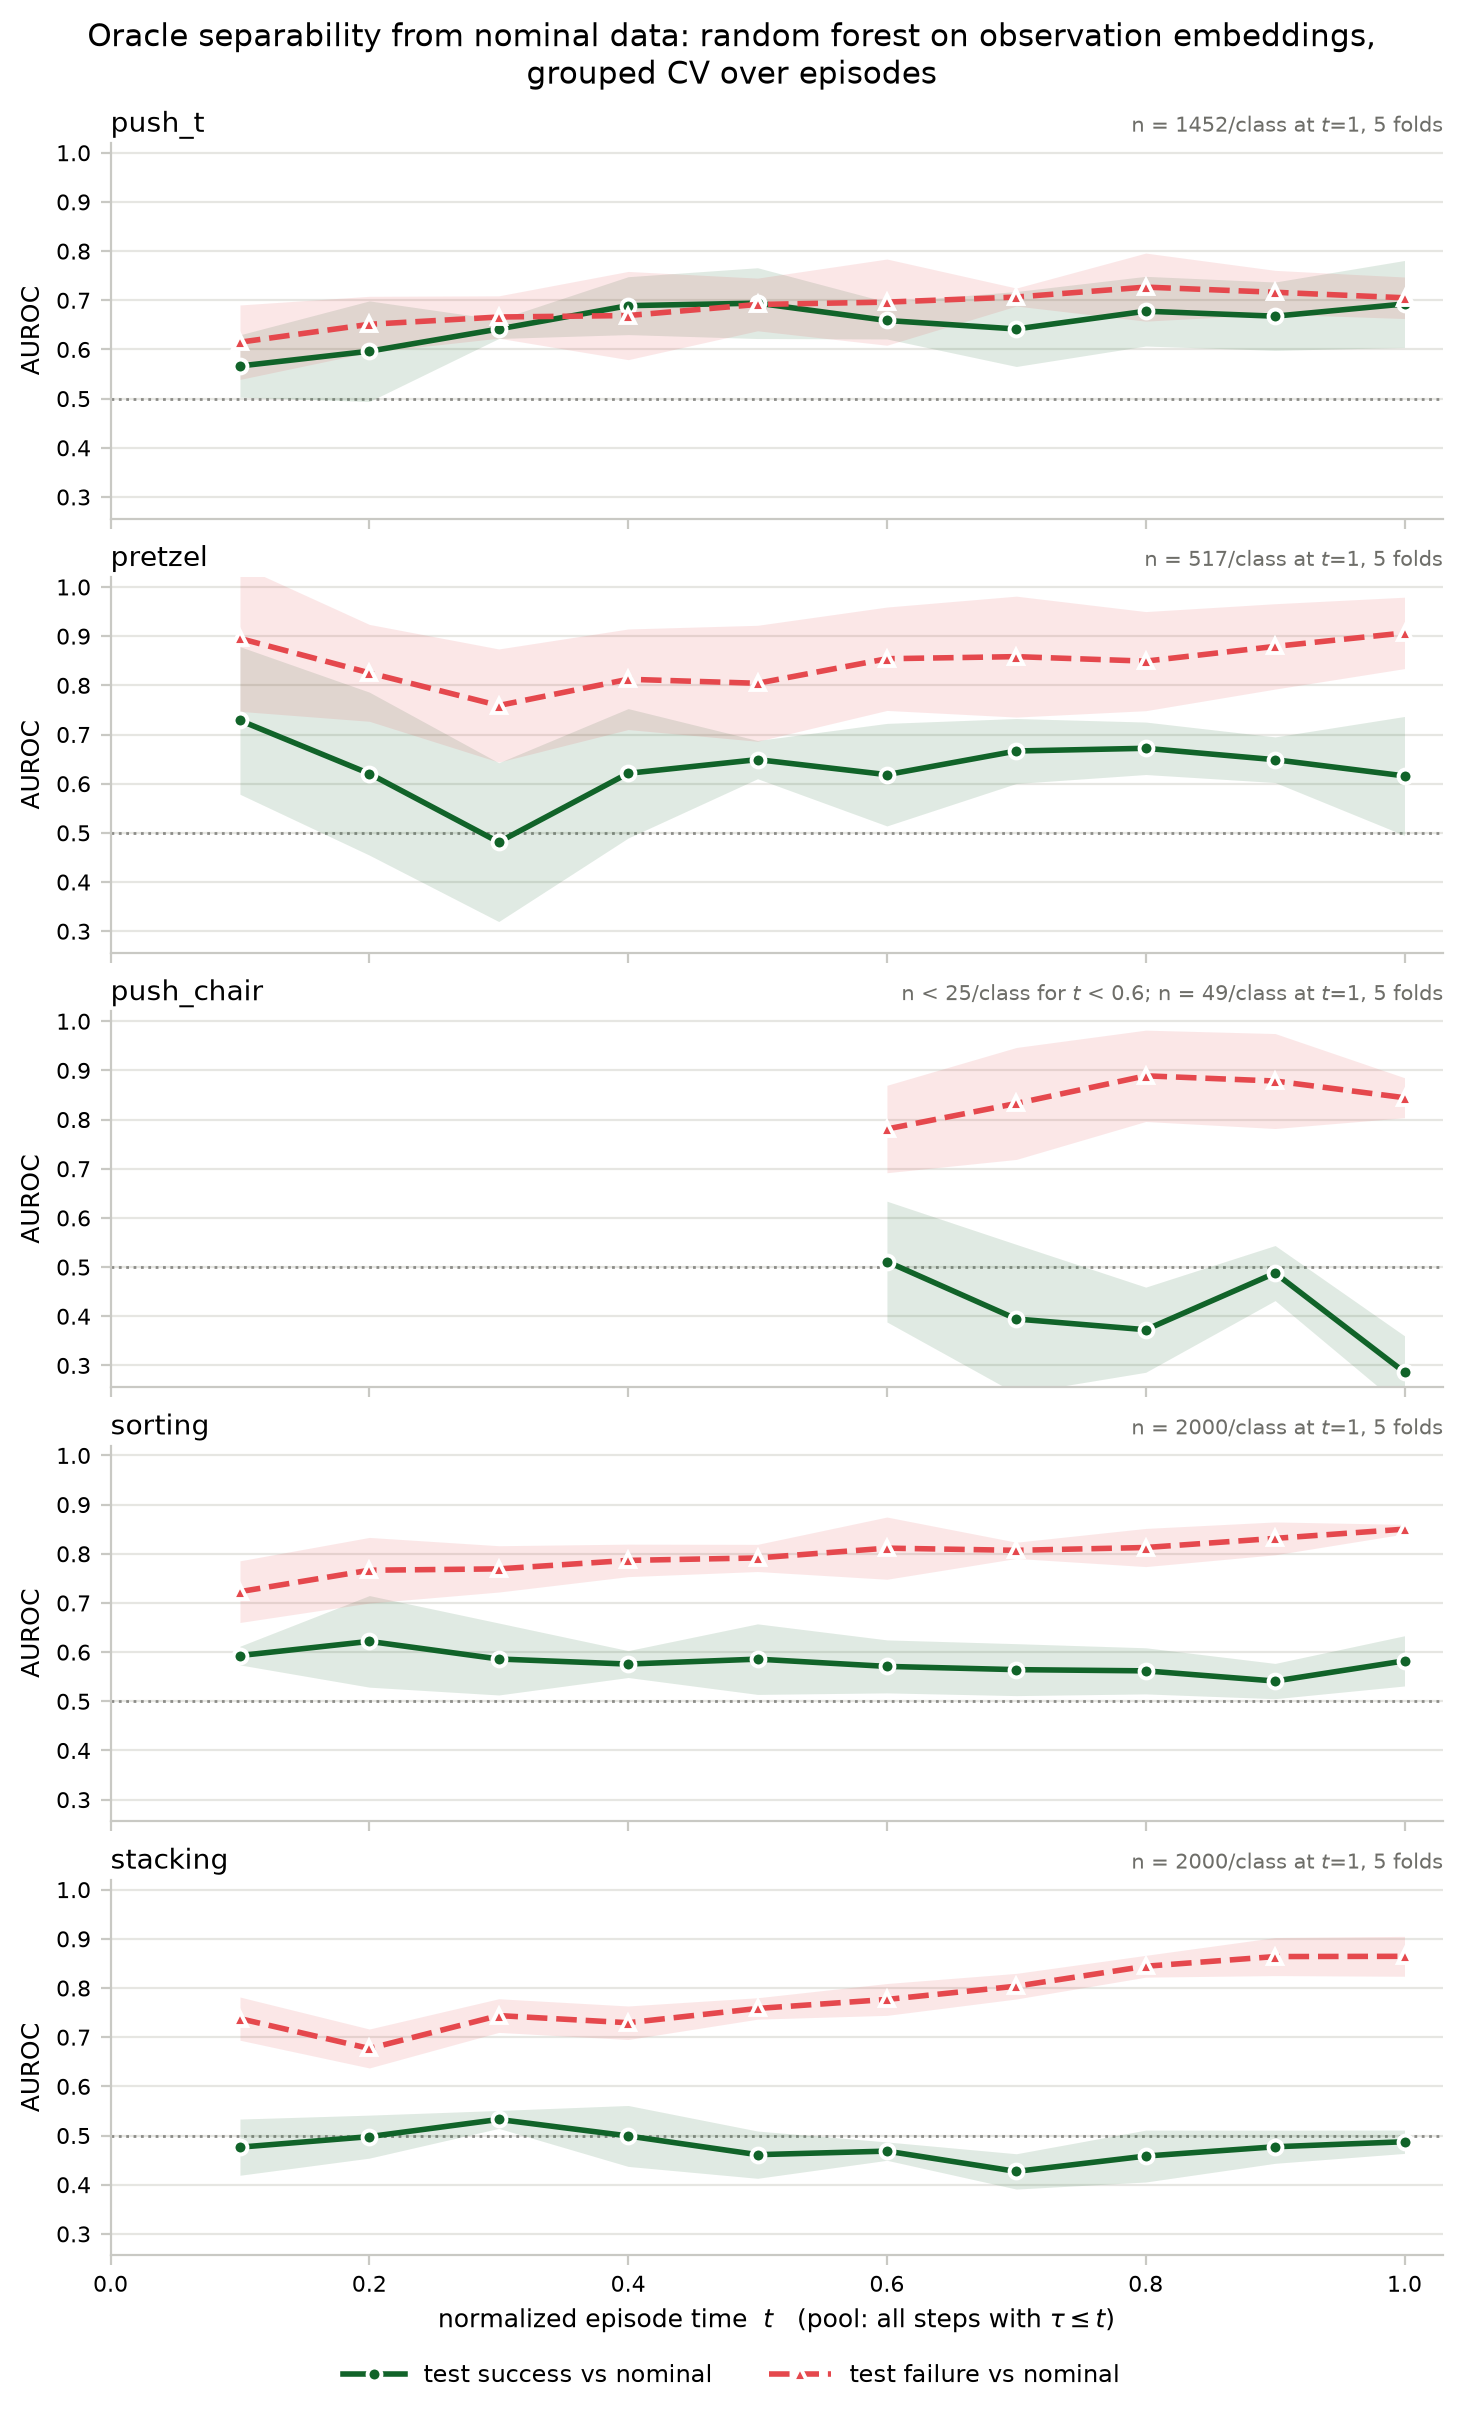

Source code (Python):
"""How separable are FIPER's test episodes from its nominal data? -- ``specs/experiments/separability.md``.

The question
------------
Our kern_cd family (``specs/methods.md``) barely moves the FIPER numbers. That is either a
weakness of the methods or a property of the benchmark. This script measures the second:
it hands a classifier the success/failure labels that the benchmark withholds, and asks how
well an *oracle* two-sample test can tell FIPER's nominal (calibration) data from its test
episodes. FIPER itself is the one-class version of exactly this problem, so a supervised
AUROC near chance is a ceiling on what any one-class method could achieve.

Two comparisons per task, both against the same nominal pool:

* nominal vs **test success** episodes (green) -- the distribution shift the benchmark does
  *not* want flagged (policy rollouts that worked, drawn from a later/held-out pass).
* nominal vs **test failure** episodes (red) -- the shift it *does* want flagged.

The gap between the two lines is the signal available to a failure detector. Where the lines
sit on top of each other, no score computed from observation embeddings can separate failure
from success, however it is calibrated -- and where both sit near 1.0, the classifier is
picking up a nominal-vs-test shift that has nothing to do with failure.

Design
------
* **Features**: observation embeddings only, raw (``configs/eval/base.yaml`` sets
  ``normalize_tensors.obs_embeddings: False``, and ``specs/methods.md`` keeps that default).
* **Time axis**: normalized time ``tau = (i+1)/T`` within an episode. At each grid point
  ``t`` the model trains on the *pool of all steps with ``tau <= t``* -- steps, not episodes,
  so that the strong episode-length confound (failures run ~2x longer) cannot leak in
  through the label. ``--binned`` switches the pool to just the steps inside ``(t-dt, t]``,
  which trades sample size for a sharper read on where the two curves diverge.
* **Score**: AUROC of a random forest, cross-validated **over episodes**
  (``StratifiedGroupKFold`` on the episode id), so no fold ever scores a step whose
  near-duplicate neighbours it was trained on. The plotted value is the AUROC of the pooled
  out-of-fold probabilities; the band is +/-1 std of the per-fold AUROCs.
* **Balance**: at each ``(task, t)`` all pools -- nominal, success, failure -- are subsampled
  to one common size, so the green and red numbers are computed at the same n and the same
  50/50 class balance and are directly comparable to each other and across time.

Push T's calibration split contains 29 failed rollouts out of 50 and they are kept here (the
spec says to ignore that contamination); the printed report quotes the count so its effect on
push_t can be judged.

Cost
----
Observation embeddings only, so no action tensors are built and the whole dataset for the
biggest task loads in ~3 s. The pools are capped at ``--max-per-class`` steps, which bounds
every forest fit regardless of task size.

Running it
----------
    python my_experiments/separability/separability.py                 # all 5 tasks -> separability.{png,pdf}
    python my_experiments/separability/separability.py --tasks push_t  # one task
    python my_experiments/separability/separability.py --binned        # per-bin pools instead of cumulative
    python my_experiments/separability/separability.py --null-control  # + nominal-vs-nominal chance check
    python my_experiments/separability/separability.py --plot-only     # redraw from the cache

Per-task grids are cached as CSVs under ``my_experiments/separability/cache/`` and reused;
``--force`` re-runs. Nothing outside ``my_experiments/`` is written.
"""

from __future__ import annotations

import argparse
import os
import pathlib
import sys
import time

HERE = pathlib.Path(__file__).resolve().parent
ROOT_DIR = str(HERE.parent.parent)
if ROOT_DIR not in sys.path:
    sys.path.insert(0, ROOT_DIR)
os.chdir(ROOT_DIR)

import matplotlib  # noqa: E402

matplotlib.use("Agg")

import matplotlib.pyplot as plt  # noqa: E402
import numpy as np  # noqa: E402
import pandas as pd  # noqa: E402
from sklearn.ensemble import RandomForestClassifier  # noqa: E402
from sklearn.metrics import roc_auc_score  # noqa: E402
from sklearn.model_selection import StratifiedGroupKFold  # noqa: E402

from my_methods.run import ALL_TASKS  # noqa: E402
from shared_utils.hydra_utils import load_config  # noqa: E402
from tasks import TaskManager  # noqa: E402

CACHE_DIR = HERE / "cache"
OUT_STEM = HERE / "separability"

#: The two comparisons, in plot order. Key -> (label, colour, linestyle, marker).
#: Green/red is the spec's choice and is a status encoding (success/failure), but the pair
#: sits in the 6-8 CVD floor band, so identity is carried a second time by the line style
#: and the marker as well as by the legend.
SERIES = {
    "success": ("test success vs nominal", "#116329", "-", "o"),
    "failure": ("test failure vs nominal", "#e5484d", "--", "^"),
}

#: Below this many steps per class the AUROC is noise, so it is reported as NaN and left
#: out of the line rather than drawn as a wild excursion. push_chair (3-7 step episodes,
#: 49 nominal steps in total) is the task this exists for.
MIN_PER_CLASS = 25


# --------------------------------------------------------------------------------- data
def load_task(task: str):
    """Raw observation embeddings + the episode index for one task.

    Returns ``(X, starts, ends, calib_mask, test_mask, success_mask)`` where ``X`` is the
    ``[N_steps, d_obs]`` float32 matrix of every step in the task, in dataset order, and the
    masks are per *episode*. Reading ``ds.data`` directly rather than going through
    ``get_subset`` keeps the row indices global, which is what the pooling below needs.
    """
    cfg = load_config("task", task, return_only_subdict=False)
    manager = TaskManager(
        cfg,
        task,
        os.path.join(ROOT_DIR, "configs"),
        os.path.join(ROOT_DIR, "data", task),
        required_tensors=["obs_embeddings"],
        optional_tensors=[],
        device="cpu",
    )
    # load_dataset_if_exists=False for the reason given in my_methods/run.py: the cached
    # processed_rollouts/*.pt load path is broken upstream. Re-converting is ~0.1-4 s here,
    # since obs_embeddings is the only tensor requested.
    ds = manager.get_rollout_dataset(load_dataset_if_exists=False)
    md = ds.data["metadata"]
    X = np.asarray(ds.data["obs_embeddings"], dtype=np.float32)
    return (
        X,
        np.asarray(md["episode_start_indices"], dtype=int),
        np.asarray(md["episode_end_indices"], dtype=int),
        np.asarray(md["calibration_rollout_labels"], dtype=bool),
        np.asarray(md["test_rollout_labels"], dtype=bool),
        np.asarray(md["successful_rollout_labels"], dtype=bool),
    )


def step_table(starts: np.ndarray, ends: np.ndarray, keep: np.ndarray) -> dict:
    """Flatten the episodes selected by ``keep`` into a per-step table.

    Returns ``{"row", "ep", "tau", "lengths", "ep_ids"}``: the global row index of each step,
    the episode it belongs to (the CV group), its normalized time ``(i+1)/T``, and the
    episode lengths. One entry per step, in dataset order.
    """
    ep_ids = np.where(keep)[0]
    rows, eps, taus, lengths = [], [], [], []
    for e in ep_ids:
        s, f = int(starts[e]), int(ends[e])
        n = f - s
        if n <= 0:
            continue
        rows.append(np.arange(s, f))
        eps.append(np.full(n, e))
        taus.append((np.arange(n) + 1) / n)
        lengths.append(n)
    if not rows:
        return {"row": np.zeros(0, int), "ep": np.zeros(0, int), "tau": np.zeros(0),
                "lengths": np.zeros(0, int), "ep_ids": ep_ids}
    return {
        "row": np.concatenate(rows),
        "ep": np.concatenate(eps),
        "tau": np.concatenate(taus),
        "lengths": np.asarray(lengths, dtype=int),
        "ep_ids": ep_ids,
    }


def pool_mask(tab: dict, t: float, dt: float, binned: bool) -> np.ndarray:
    """Steps of ``tab`` that belong to the pool at normalized time ``t``."""
    if binned:
        return (tab["tau"] > t - dt) & (tab["tau"] <= t + 1e-12)
    return tab["tau"] <= t + 1e-12


# ---------------------------------------------------------------------------- the score
def cv_auroc(X: np.ndarray, y: np.ndarray, groups: np.ndarray, folds: int, trees: int,
             seed: int) -> tuple[float, float, float, int]:
    """Grouped-CV AUROC of a random forest.

    Returns ``(auroc_oof, fold_mean, fold_std, n_splits)``. ``auroc_oof`` -- the AUROC of the
    concatenated out-of-fold probabilities -- is the plotted number; it uses every point once
    and does not degenerate when a fold happens to hold few episodes. The per-fold spread is
    kept for the uncertainty band.

    The split is ``StratifiedGroupKFold`` over episode ids: consecutive steps of one episode
    are near-duplicates, so a step-level split would let the model memorise a neighbour of
    every test point and report a separability that is not there.
    """
    n_splits = int(min(folds, np.unique(groups[y == 0]).size, np.unique(groups[y == 1]).size))
    if n_splits < 2:
        return np.nan, np.nan, np.nan, n_splits

    oof = np.full(len(y), np.nan)
    per_fold = []
    splitter = StratifiedGroupKFold(n_splits=n_splits, shuffle=True, random_state=seed)
    for k, (tr, te) in enumerate(splitter.split(X, y, groups)):
        clf = RandomForestClassifier(
            n_estimators=trees,
            n_jobs=-1,
            random_state=seed + k,
            class_weight="balanced",
        )
        clf.fit(X[tr], y[tr])
        oof[te] = clf.predict_proba(X[te])[:, 1]
        if np.unique(y[te]).size == 2:
            per_fold.append(roc_auc_score(y[te], oof[te]))

    auroc = roc_auc_score(y, oof) if np.unique(y).size == 2 else np.nan
    fold_mean = float(np.mean(per_fold)) if per_fold else np.nan
    fold_std = float(np.std(per_fold)) if len(per_fold) > 1 else np.nan
    return float(auroc), fold_mean, fold_std, n_splits


def balanced_draw(tabs: list[dict], masks: list[np.ndarray], cap: int,
                  rng: np.random.Generator) -> tuple[list[np.ndarray], int]:
    """Subsample every pool to one common size, drawing steps (not whole episodes).

    A common ``n`` across the nominal, success and failure pools is what makes the two
    AUROCs comparable: same sample size, same 50/50 balance, so a difference between the
    green and the red curve cannot be an artefact of one pool being larger. Steps are drawn
    individually so the surviving sample still spans as many episodes as possible, which the
    grouped CV needs.
    """
    n = min(cap, *[int(m.sum()) for m in masks])
    out = []
    for tab, mask in zip(tabs, masks):
        idx = np.where(mask)[0]
        if len(idx) > n:
            idx = rng.choice(idx, n, replace=False)
        out.append(idx)
    return out, n


def two_sample(X: np.ndarray, a_tab: dict, a_idx: np.ndarray, b_tab: dict, b_idx: np.ndarray,
               folds: int, trees: int, seed: int) -> dict:
    """One grouped-CV AUROC for pool ``a`` (class 0) against pool ``b`` (class 1)."""
    rows = np.concatenate([a_tab["row"][a_idx], b_tab["row"][b_idx]])
    groups = np.concatenate([a_tab["ep"][a_idx], b_tab["ep"][b_idx]])
    y = np.concatenate([np.zeros(len(a_idx), int), np.ones(len(b_idx), int)])
    auroc, fold_mean, fold_std, n_splits = cv_auroc(X[rows], y, groups, folds, trees, seed)
    return {
        "auroc": auroc,
        "fold_mean": fold_mean,
        "fold_std": fold_std,
        "n_splits": n_splits,
        "n_per_class": len(a_idx),
        "n_ep_0": int(np.unique(groups[y == 0]).size),
        "n_ep_1": int(np.unique(groups[y == 1]).size),
    }


# ----------------------------------------------------------------------------- the sweep
def run_task(task: str, args) -> pd.DataFrame:
    """The full (time x comparison) AUROC grid for one task, with the shape report."""
    t0 = time.time()
    X, starts, ends, calib, test, success = load_task(task)
    tabs = {
        "nominal": step_table(starts, ends, calib),
        "success": step_table(starts, ends, test & success),
        "failure": step_table(starts, ends, test & ~success),
    }
    report_task(task, X, tabs, calib, success, time.time() - t0)

    grid = np.round(np.linspace(1.0 / args.grid, 1.0, args.grid), 6)
    dt = 1.0 / args.grid
    rng = np.random.default_rng(args.seed)

    rows = []
    for t in grid:
        masks = {k: pool_mask(tab, float(t), dt, args.binned) for k, tab in tabs.items()}
        (i_nom, i_suc, i_fail), n = balanced_draw(
            [tabs["nominal"], tabs["success"], tabs["failure"]],
            [masks["nominal"], masks["success"], masks["failure"]],
            args.max_per_class,
            rng,
        )
        for key, idx in (("success", i_suc), ("failure", i_fail)):
            row = {"Task": task, "t": float(t), "comparison": key,
                   "n_pool_nominal": int(masks["nominal"].sum()),
                   "n_pool_other": int(masks[key].sum())}
            if n < MIN_PER_CLASS:
                row.update(auroc=np.nan, fold_mean=np.nan, fold_std=np.nan, n_splits=0,
                           n_per_class=n, n_ep_0=0, n_ep_1=0)
            else:
                row.update(two_sample(X, tabs["nominal"], i_nom, tabs[key], idx,
                                      args.folds, args.trees, args.seed))
            rows.append(row)

        if args.null_control:
            rows.append(null_control(task, float(t), X, tabs["nominal"], i_nom, args))

    df = pd.DataFrame(rows)
    report_grid(task, df)
    return df


def null_control(task: str, t: float, X: np.ndarray, tab: dict, idx: np.ndarray, args) -> dict:
    """Nominal against nominal: the same pipeline where the answer must be chance.

    The nominal episodes are split in half *by episode* and relabelled. Anything the grouped
    CV reports above 0.5 here is pipeline bias (fold imbalance, forest overfitting a small
    pool), and is the level against which the two real curves should be read.
    """
    eps = np.unique(tab["ep"][idx])
    rng = np.random.default_rng(args.seed + 1)
    left = rng.choice(eps, len(eps) // 2, replace=False) if len(eps) > 1 else eps
    is_left = np.isin(tab["ep"][idx], left)
    a, b = idx[is_left], idx[~is_left]
    n = min(len(a), len(b))
    row = {"Task": task, "t": t, "comparison": "null_ctrl", "n_pool_nominal": len(a),
           "n_pool_other": len(b)}
    if n < MIN_PER_CLASS:
        row.update(auroc=np.nan, fold_mean=np.nan, fold_std=np.nan, n_splits=0,
                   n_per_class=n, n_ep_0=0, n_ep_1=0)
    else:
        row.update(two_sample(X, tab, a[:n], tab, b[:n], args.folds, args.trees, args.seed))
    return row


# --------------------------------------------------------------------------- the reports
def report_task(task: str, X: np.ndarray, tabs: dict, calib: np.ndarray, success: np.ndarray,
                load_s: float) -> None:
    """Shapes and summary stats of everything the sweep reads."""
    print(f"\n{'=' * 78}\n=== {task}  (dataset built in {load_s:.1f} s)\n{'=' * 78}")
    print(f"  obs_embeddings X                 {X.shape}  {X.dtype}   "
          f"(raw: eval/base.yaml sets normalize_tensors.obs_embeddings=False)")
    print(f"    per-element   mean {X.mean():+.4f}  std {X.std():.4f}  "
          f"min {X.min():+.4f}  max {X.max():+.4f}")
    norms = np.linalg.norm(X, axis=1)
    print(f"    row L2 norm   mean {norms.mean():.4f}  std {norms.std():.4f}  "
          f"[{norms.min():.4f}, {norms.max():.4f}]")
    n_fail_calib = int((calib & ~success).sum())
    if n_fail_calib:
        print(f"    NB {n_fail_calib}/{int(calib.sum())} calibration episodes are failures and are kept "
              "in the nominal pool (the spec says to ignore this contamination)")

    print(f"\n  {'pool':<10} {'episodes':>9} {'steps':>8} {'ep len (min/med/max)':>24}  "
          f"{'tau spacing (med)':>18}")
    for key, tab in tabs.items():
        L = tab["lengths"]
        if not len(L):
            print(f"  {key:<10} {0:>9} {0:>8}")
            continue
        print(f"  {key:<10} {len(L):>9} {len(tab['row']):>8} "
              f"{L.min():>8} /{int(np.median(L)):>5} /{L.max():>5}   {1 / np.median(L):>17.4f}")
    print("  (episode length is the success/failure confound the spec warns about -- it is "
          "why the pools are\n   built from steps and why every pool is subsampled to a "
          "common size at each t)")


def report_grid(task: str, df: pd.DataFrame) -> None:
    """The AUROC grid as a table, plus the success/failure gap that answers the question."""
    print(f"\n  --- AUROC grid, {task} ---")
    show = df.copy()
    show["auroc"] = show["auroc"].round(4)
    show["fold_mean"] = show["fold_mean"].round(4)
    show["fold_std"] = show["fold_std"].round(4)
    print(show.to_string(index=False, na_rep="  --  "))

    wide = df.pivot_table(index="t", columns="comparison", values="auroc")
    if {"success", "failure"} <= set(wide.columns):
        wide["gap (fail - succ)"] = wide["failure"] - wide["success"]
        print(f"\n  --- {task}: how much of the separability is actually about failure? ---")
        print(wide.round(4).to_string(na_rep="  --  "))
        gap = wide["gap (fail - succ)"].dropna()
        if len(gap):
            print(f"  gap: mean {gap.mean():+.4f}  max {gap.max():+.4f} at t={gap.idxmax():.2f}  "
                  f"min {gap.min():+.4f} at t={gap.idxmin():.2f}")


def report_summary(df: pd.DataFrame) -> None:
    """One block that puts every task side by side, which is what the plot shows."""
    print(f"\n\n{'=' * 78}\n=== summary: AUROC vs normalized time\n{'=' * 78}")
    for key in [k for k in ("success", "failure", "null_ctrl") if k in set(df["comparison"])]:
        wide = df[df["comparison"] == key].pivot_table(index="Task", columns="t", values="auroc")
        wide = wide.reindex([t for t in ALL_TASKS if t in wide.index])
        print(f"\n  -- {key} vs nominal --")
        print(wide.round(3).to_string(na_rep=" -- "))

    if {"success", "failure"} <= set(df["comparison"]):
        piv = df.pivot_table(index=["Task", "t"], columns="comparison", values="auroc")
        piv["gap"] = piv["failure"] - piv["success"]
        gaps = piv.groupby("Task")["gap"].agg(["mean", "max"])
        late = piv.reset_index()
        late = late[late["t"] >= 0.75].groupby("Task")["gap"].mean().rename("mean (t>=0.75)")
        out = gaps.join(late).reindex([t for t in ALL_TASKS if t in gaps.index])
        print("\n  -- failure-minus-success AUROC gap (the separability actually available "
              "to a failure detector) --")
        print(out.round(4).to_string(na_rep=" -- "))


# ------------------------------------------------------------------------------ the plot
def plot(df: pd.DataFrame, tasks: list[str], binned: bool, stem: pathlib.Path) -> None:
    """Five stacked panels, one per task: AUROC against normalized time."""
    tasks = [t for t in tasks if t in set(df["Task"])]
    fig, axes = plt.subplots(len(tasks), 1, figsize=(7.2, 2.15 * len(tasks) + 1.2),
                             sharex=True, constrained_layout=True)
    axes = np.atleast_1d(axes)
    handles: list = []

    lo = min(0.45, float(np.nanmin(df["auroc"])) - 0.03) if df["auroc"].notna().any() else 0.4
    for ax, task in zip(axes, tasks):
        sub = df[df["Task"] == task]
        ax.axhline(0.5, color="#8c8c88", lw=1.0, ls=":", zorder=1)
        for key, (label, colour, ls, marker) in SERIES.items():
            s = sub[sub["comparison"] == key].sort_values("t")
            if s.empty:
                continue
            band = s["fold_std"].to_numpy()
            ax.fill_between(s["t"], s["auroc"] - band, s["auroc"] + band,
                            color=colour, alpha=0.13, lw=0, zorder=2)
            line, = ax.plot(s["t"], s["auroc"], color=colour, ls=ls, marker=marker, ms=5.0,
                            lw=2.0, mew=1.4, mec="white", label=label, zorder=3)
            if ax is axes[0]:
                handles.append(line)
        nul = sub[sub["comparison"] == "null_ctrl"].sort_values("t")
        if not nul.empty:
            line, = ax.plot(nul["t"], nul["auroc"], color="#8c8c88", ls="-", lw=1.4, marker="s",
                            ms=3.5, label="nominal vs nominal (null)", zorder=2)
            if ax is axes[0]:
                handles.append(line)

        ax.set_ylim(lo, 1.02)
        ax.set_ylabel("AUROC", fontsize=9)
        ax.set_title(task, fontsize=10, loc="left", pad=4)
        ax.grid(axis="y", color="#e6e6e2", lw=0.8)
        ax.set_axisbelow(True)
        for side in ("top", "right"):
            ax.spines[side].set_visible(False)
        for side in ("left", "bottom"):
            ax.spines[side].set_color("#c9c9c4")
        ax.tick_params(labelsize=8, color="#c9c9c4")

        # Sample size goes on the title line rather than inside the axes: with five panels
        # there is no corner that is free of a curve in all of them.
        counts = sub[sub["t"] == sub["t"].max()]
        if len(counts):
            r = counts.iloc[0]
            note = f"n = {int(r['n_per_class'])}/class at $t$=1, {int(r['n_splits'])} folds"
            if sub["auroc"].isna().any():
                first = sub.loc[sub["auroc"].notna(), "t"]
                note = (f"n < {MIN_PER_CLASS}/class for $t$ < {first.min():.1f}; " + note
                        if len(first) else f"n < {MIN_PER_CLASS}/class everywhere")
            ax.set_title(note, fontsize=7.5, loc="right", color="#6e6e69", pad=4)

    axes[-1].set_xlabel("normalized episode time  $t$   "
                        + ("(pool: steps in the bin ending at $t$)" if binned
                           else "(pool: all steps with $\\tau \\leq t$)"), fontsize=9)
    axes[-1].set_xlim(0.0, 1.03)
    # Bottom-outside: constrained_layout reserves space for an "outside" legend, and the
    # bottom strip is the only one that is not also claimed by the suptitle.
    fig.legend(handles=handles, loc="outside lower center", ncols=len(handles), fontsize=8.5,
               frameon=False, handlelength=2.6, columnspacing=2.4)
    fig.suptitle("Oracle separability from nominal data: random forest on observation "
                 "embeddings,\ngrouped CV over episodes", fontsize=11)

    for ext in ("png", "pdf"):
        path = stem.with_suffix(f".{ext}")
        fig.savefig(path, dpi=200 if ext == "png" else None, bbox_inches="tight")
        print(f"  wrote {os.path.relpath(path, ROOT_DIR)}")
    plt.close(fig)


# -------------------------------------------------------------------------------- driver
def cache_path(task: str, args) -> pathlib.Path:
    tag = (f"grid{args.grid}_max{args.max_per_class}_k{args.folds}_trees{args.trees}"
           f"_seed{args.seed}{'_binned' if args.binned else ''}"
           f"{'_null' if args.null_control else ''}")
    return CACHE_DIR / f"{task}__{tag}.csv"


def main(argv=None) -> int:
    parser = argparse.ArgumentParser(prog="separability", description=__doc__)
    parser.add_argument("--tasks", nargs="+", default=ALL_TASKS, choices=ALL_TASKS)
    parser.add_argument("--grid", type=int, default=10, help="number of normalized-time points")
    parser.add_argument("--max-per-class", type=int, default=2000,
                        help="cap on steps per class per fit; every pool is drawn to a common size")
    parser.add_argument("--folds", type=int, default=5, help="max grouped-CV folds")
    parser.add_argument("--trees", type=int, default=150, help="random forest size")
    parser.add_argument("--seed", type=int, default=0)
    parser.add_argument("--binned", action="store_true",
                        help="pool only the steps inside the bin ending at t, not all steps up to t")
    parser.add_argument("--null-control", action="store_true",
                        help="also run nominal-vs-nominal, which must come out at chance")
    parser.add_argument("--force", action="store_true", help="ignore the cache")
    parser.add_argument("--plot-only", action="store_true", help="redraw from the cache and exit")
    parser.add_argument("--out", default=str(OUT_STEM), help="output stem for the .png / .pdf")
    args = parser.parse_args(argv)

    CACHE_DIR.mkdir(parents=True, exist_ok=True)
    frames = []
    for task in args.tasks:
        path = cache_path(task, args)
        if path.exists() and not args.force:
            frames.append(pd.read_csv(path))
            print(f"[cache] {task} <- {os.path.relpath(path, ROOT_DIR)}")
            continue
        if args.plot_only:
            print(f"[skip] {task}: no cache at {os.path.relpath(path, ROOT_DIR)}", file=sys.stderr)
            continue
        df = run_task(task, args)
        df.to_csv(path, index=False)
        frames.append(df)

    if not frames:
        print("nothing to plot", file=sys.stderr)
        return 1

    df = pd.concat(frames, ignore_index=True)
    report_summary(df)
    print()
    plot(df, args.tasks, args.binned, pathlib.Path(args.out))
    return 0


if __name__ == "__main__":
    raise SystemExit(main())
